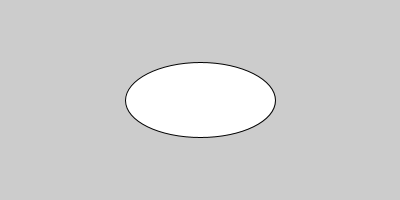
Frame 1 (no input)
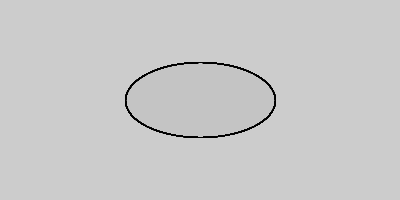
Frame 60 (the mouse pressed at the canvas centre just before this capture)
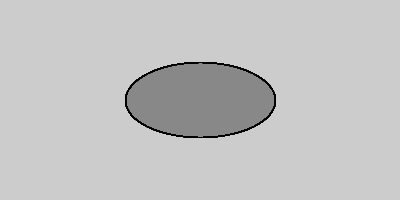
Frame 120 (the mouse held since frame 60 and released just before this capture)

The Processing sketch that drew these frames (run headless with seeded random() and noise(); from frame 60 on, the mouse is pressed at the canvas centre):

// Processing sketch: processing_176250
// ── processing_176250.pde

void setup(){
size (400,200)
}
void draw (){
ellipse(200,100,150,75);
fill(1,1,1,1
);
}
